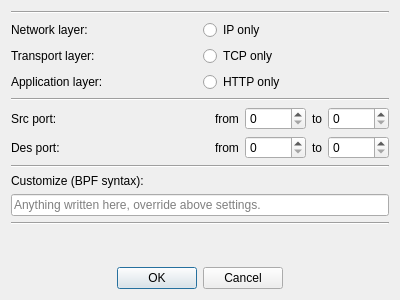
<?xml version="1.0" encoding="UTF-8"?>
<ui version="4.0">
 <class>FilterDialog</class>
 <widget class="QDialog" name="FilterDialog">
  <property name="geometry">
   <rect>
    <x>0</x>
    <y>0</y>
    <width>400</width>
    <height>300</height>
   </rect>
  </property>
  <property name="windowTitle">
   <string>Dialog</string>
  </property>
  <layout class="QVBoxLayout" name="verticalLayout">
   <item>
    <layout class="QVBoxLayout" name="filterEditor">
     <item>
      <widget class="Line" name="line_4">
       <property name="orientation">
        <enum>Qt::Horizontal</enum>
       </property>
      </widget>
     </item>
     <item>
      <layout class="QHBoxLayout" name="horizontalLayout_4">
       <item>
        <widget class="QLabel" name="label_8">
         <property name="text">
          <string>Network layer:</string>
         </property>
        </widget>
       </item>
       <item>
        <widget class="QRadioButton" name="ifIP">
         <property name="text">
          <string>IP only</string>
         </property>
        </widget>
       </item>
      </layout>
     </item>
     <item>
      <layout class="QHBoxLayout" name="horizontalLayout_5">
       <item>
        <widget class="QLabel" name="label_9">
         <property name="text">
          <string>Transport layer:</string>
         </property>
        </widget>
       </item>
       <item>
        <widget class="QRadioButton" name="ifTCP">
         <property name="text">
          <string>TCP only</string>
         </property>
        </widget>
       </item>
      </layout>
     </item>
     <item>
      <layout class="QHBoxLayout" name="horizontalLayout_6">
       <item>
        <widget class="QLabel" name="label_10">
         <property name="text">
          <string>Application layer:</string>
         </property>
        </widget>
       </item>
       <item>
        <widget class="QRadioButton" name="ifHTTP">
         <property name="text">
          <string>HTTP only</string>
         </property>
        </widget>
       </item>
      </layout>
     </item>
     <item>
      <widget class="Line" name="line">
       <property name="orientation">
        <enum>Qt::Horizontal</enum>
       </property>
      </widget>
     </item>
     <item>
      <layout class="QHBoxLayout" name="horizontalLayout_2">
       <item>
        <widget class="QLabel" name="label_2">
         <property name="text">
          <string>Src port:</string>
         </property>
        </widget>
       </item>
       <item>
        <spacer name="horizontalSpacer">
         <property name="orientation">
          <enum>Qt::Horizontal</enum>
         </property>
         <property name="sizeHint" stdset="0">
          <size>
           <width>40</width>
           <height>20</height>
          </size>
         </property>
        </spacer>
       </item>
       <item>
        <widget class="QLabel" name="label_6">
         <property name="text">
          <string>from</string>
         </property>
        </widget>
       </item>
       <item>
        <widget class="QSpinBox" name="sPortFrom">
         <property name="maximum">
          <number>65535</number>
         </property>
        </widget>
       </item>
       <item>
        <widget class="QLabel" name="label_4">
         <property name="sizePolicy">
          <sizepolicy hsizetype="Preferred" vsizetype="Preferred">
           <horstretch>0</horstretch>
           <verstretch>0</verstretch>
          </sizepolicy>
         </property>
         <property name="text">
          <string>to</string>
         </property>
        </widget>
       </item>
       <item>
        <widget class="QSpinBox" name="sPortTo">
         <property name="maximum">
          <number>65535</number>
         </property>
        </widget>
       </item>
      </layout>
     </item>
     <item>
      <layout class="QHBoxLayout" name="horizontalLayout_3">
       <item>
        <widget class="QLabel" name="label_3">
         <property name="text">
          <string>Des port:</string>
         </property>
        </widget>
       </item>
       <item>
        <spacer name="horizontalSpacer_2">
         <property name="orientation">
          <enum>Qt::Horizontal</enum>
         </property>
         <property name="sizeHint" stdset="0">
          <size>
           <width>40</width>
           <height>20</height>
          </size>
         </property>
        </spacer>
       </item>
       <item>
        <widget class="QLabel" name="label_7">
         <property name="text">
          <string>from</string>
         </property>
        </widget>
       </item>
       <item>
        <widget class="QSpinBox" name="dPortFrom">
         <property name="maximum">
          <number>65535</number>
         </property>
        </widget>
       </item>
       <item>
        <widget class="QLabel" name="label_5">
         <property name="text">
          <string>to</string>
         </property>
        </widget>
       </item>
       <item>
        <widget class="QSpinBox" name="dPortTo">
         <property name="maximum">
          <number>65535</number>
         </property>
        </widget>
       </item>
      </layout>
     </item>
     <item>
      <widget class="Line" name="line_2">
       <property name="orientation">
        <enum>Qt::Horizontal</enum>
       </property>
      </widget>
     </item>
     <item>
      <widget class="QLabel" name="label">
       <property name="text">
        <string>Customize (BPF syntax):</string>
       </property>
      </widget>
     </item>
     <item>
      <widget class="QLineEdit" name="customize">
       <property name="inputMask">
        <string/>
       </property>
       <property name="placeholderText">
        <string>Anything written here, override above settings.</string>
       </property>
      </widget>
     </item>
     <item>
      <widget class="Line" name="line_3">
       <property name="orientation">
        <enum>Qt::Horizontal</enum>
       </property>
      </widget>
     </item>
     <item>
      <spacer name="verticalSpacer">
       <property name="orientation">
        <enum>Qt::Vertical</enum>
       </property>
       <property name="sizeHint" stdset="0">
        <size>
         <width>20</width>
         <height>40</height>
        </size>
       </property>
      </spacer>
     </item>
     <item alignment="Qt::AlignHCenter">
      <widget class="QDialogButtonBox" name="buttonBox">
       <property name="orientation">
        <enum>Qt::Horizontal</enum>
       </property>
       <property name="standardButtons">
        <set>QDialogButtonBox::Cancel|QDialogButtonBox::Ok</set>
       </property>
      </widget>
     </item>
    </layout>
   </item>
  </layout>
 </widget>
 <resources/>
 <connections>
  <connection>
   <sender>buttonBox</sender>
   <signal>accepted()</signal>
   <receiver>FilterDialog</receiver>
   <slot>accept()</slot>
   <hints>
    <hint type="sourcelabel">
     <x>284</x>
     <y>275</y>
    </hint>
    <hint type="destinationlabel">
     <x>157</x>
     <y>274</y>
    </hint>
   </hints>
  </connection>
  <connection>
   <sender>buttonBox</sender>
   <signal>rejected()</signal>
   <receiver>FilterDialog</receiver>
   <slot>reject()</slot>
   <hints>
    <hint type="sourcelabel">
     <x>284</x>
     <y>281</y>
    </hint>
    <hint type="destinationlabel">
     <x>286</x>
     <y>274</y>
    </hint>
   </hints>
  </connection>
 </connections>
</ui>
